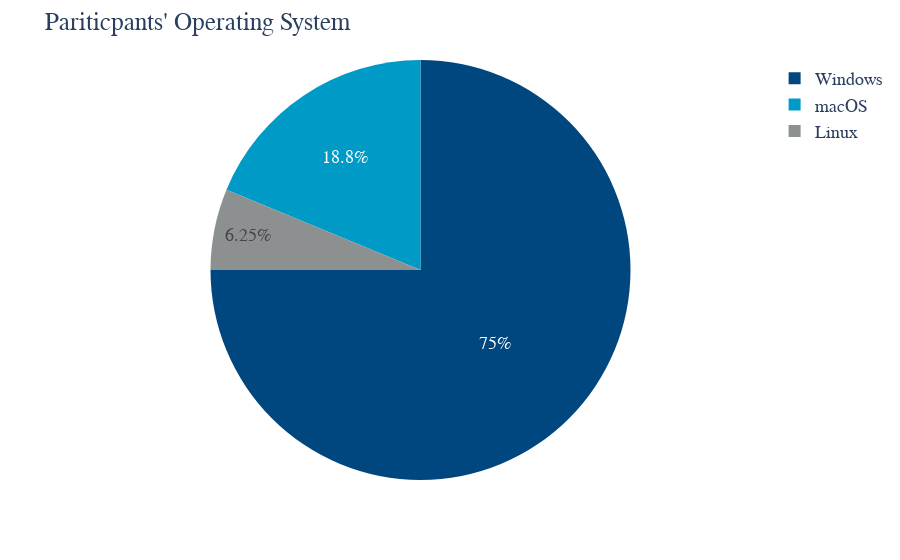

The cell this chart's notebook holds for it:
### Code cell
option_counts = df2['Q2'].value_counts()
# Create a DataFrame from the value_counts() result
option_counts_df2 = pd.DataFrame({'Option': option_counts.index, 'Count': option_counts.values})

# Display the result as a DataFrame
# print(option_counts_df)

fig = px.pie(option_counts_df2, values='Count', names='Option', color_discrete_sequence=custom_colors)
fig.update_layout(
    title="Pariticpants' Operating System",
#     # xaxis_title="X Axis Title",
#     # yaxis_title="Y Axis Title",
#     # legend_title="Legend Title",
    font=dict(
        family="Verdana",
        size=18,
        # color="RebeccaPurple"
    )
)
fig.show()

### Figure 1 — Plotly figure (JSON) as saved in the notebook; plotly's stock layout.template omitted (floating-point values rounded to 4 significant figures)
{"data": [{"domain": {"x": [0, 1], "y": [0, 1]}, "hovertemplate": "Option=%{label}<br>Count=%{value}<extra></extra>", "labels": ["Windows", "macOS", "Linux"], "legendgroup": "", "name": "", "showlegend": true, "type": "pie", "values": [12, 3, 1]}], "layout": {"font": {"family": "Verdana", "size": 18}, "legend": {"tracegroupgap": 0}, "margin": {"t": 60}, "piecolorway": ["#00467F", "#009AC7", "#8D9091", "#A71930", "#7D0063", "#D2492A", "#55A51C", "#4F2D7F", "#005B82", "#00877C", "#0039A6", "#BA4482", "#006990"], "title": {"text": "Pariticpants' Operating System"}}}
